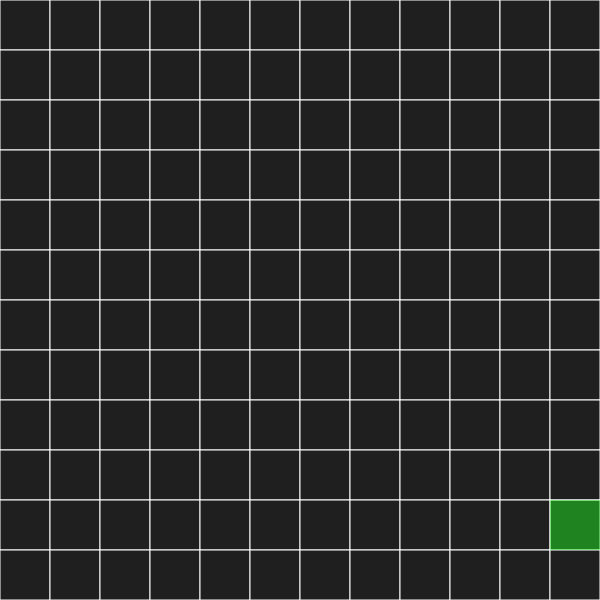
Frame 1 (no input)
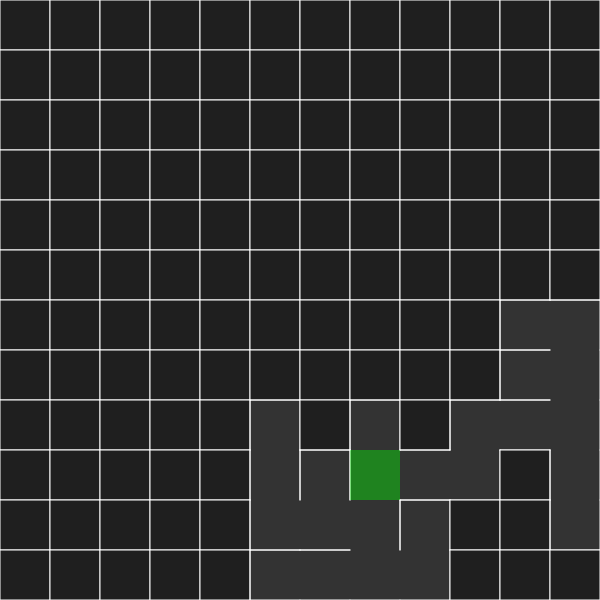
Frame 60 (no input)
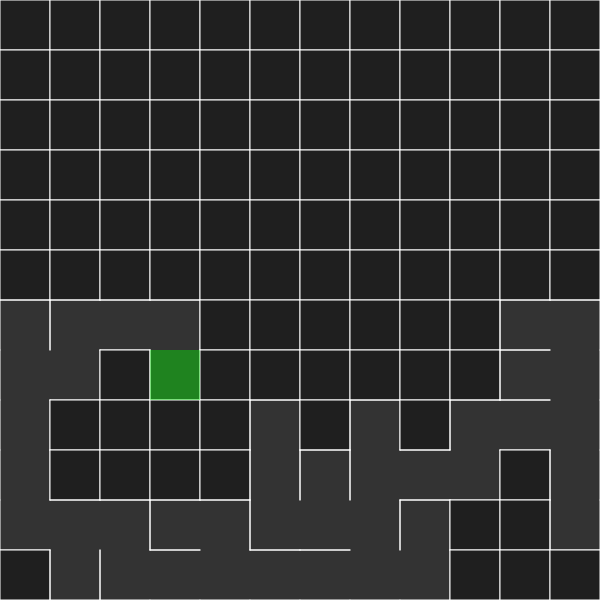
Frame 120 (the mouse pressed at the canvas centre since frame 60)

The p5.js sketch that drew these frames (run headless with seeded random() and noise() and a simulated clock; from frame 60 on, the mouse is pressed at the canvas centre):

// p5.js sketch
// ── sketch.js
'use strict';

const canvasWidth = 600;
const canvasHeight = 600;
const length = 50;
const columns = canvasWidth / length;
const rows = canvasHeight / length;

let grid = create2DArray(columns, rows);
let current;
let next;

function preload() {
    for (let i = 0; i < rows; i++) {
	for (let j = 0; j < columns; j++) {
	    grid[j][i]= new Cell(i, j);
	}
    }
    
    for (let i = 0; i < rows; i++) {
	for (let j = 0; j < columns; j++) {
	    grid[j][i].getNeighbors();
	}
    }
}

function setup() {
    createCanvas(canvasWidth, canvasHeight);
    current = grid[Math.floor(Math.random() * columns)][Math.floor(Math.random() * rows)];
    current.visited = true;
}

function draw() {
    background(51);
    for (let i = 0; i < columns; i++) {
	for (let j = 0; j < rows; j++) {
	    grid[i][j].display();
	}
    }

    if (checkDone()) {
	noLoop();
	return;
    }
    
    current.highlight();
    
    next = current.getNext();
    if (!next.visited) {
	next.visited = true;
	removeWalls(current, next);
    }
    current = next;
}

function removeWalls(current, next) {
    switch (current.dir) {
    case  'top':
	current.walls.top = false;
	next.walls.bottom = false;
	break;
    case 'right':
	current.walls.right = false;
	next.walls.left = false;
	break;
    case 'bottom':
	current.walls.bottom = false;
	next.walls.top = false;
	break;
    case 'left':
	current.walls.left = false;
	next.walls.right = false;
	break;
    };
}

function create2DArray(cols, rows) {
    let grid = new Array(cols);
    for (let i = 0; i < cols; i++) {
	grid[i] = new Array(rows);
    }
    return grid;
}

function checkDone() {
    let done =  true;
    for (let i = 0; i < rows; i++) {
	for (let j = 0; j < columns; j++) {
	    if (!grid[j][i].visited) done = false;
	}
    }
    return done;
}

// ── cell.js
'use strict';

function Cell(i, j) {
    this.i = i;
    this.j = j;
    
    this.walls = {
	top: true,
	right: true,
	bottom: true,
	left: true
    };
    
    this.visited = false;
    this.neighbors = {};
    this.dir = '';
}

Cell.prototype.display = function() {
    let x = this.i * length;
    let y = this.j * length;

    if (!this.visited) {
	noStroke();
	fill(31);
	rect(this.i * length, this.j * length, length, length);
    }

    stroke(255);
    if (this.walls.top)    line(x, y, x + length, y); // top
    if (this.walls.right)  line(x + length, y, x + length, y + length); // right
    if (this.walls.bottom) line(x, y + length, x + length, y + length); // bottom
    if (this.walls.left)   line(x, y, x, y + length); // left
};

Cell.prototype.highlight = function() {
    noStroke();
    fill(0, 255, 0, 100);
    rect(this.i * length, this.j * length, length, length);
};

Cell.prototype.getNext = function() {
    let keys = Object.keys(this.neighbors);
    
    let i = Math.floor(Math.random() * keys.length);
    this.dir = keys[i];
    return this.neighbors[keys[i]];
};

Cell.prototype.getNeighbors = function() {
    this.neighbor = {};
    try {
	this.neighbors['top'] = grid[this.j - 1][this.i];
    } catch (err) {}
    try {
	this.neighbors['right'] = grid[this.j][this.i + 1];
    } catch (err) {}
    try {
	this.neighbors['bottom'] = grid[this.j + 1][this.i];
    } catch (err) {}
    try {
	this.neighbors['left'] = grid[this.j][this.i - 1];
    } catch (err) {}

    Object.keys(this.neighbors).forEach((k, i, a) => {
	if (this.neighbors[k] === undefined)
	    delete this.neighbors[k];
    });
};
